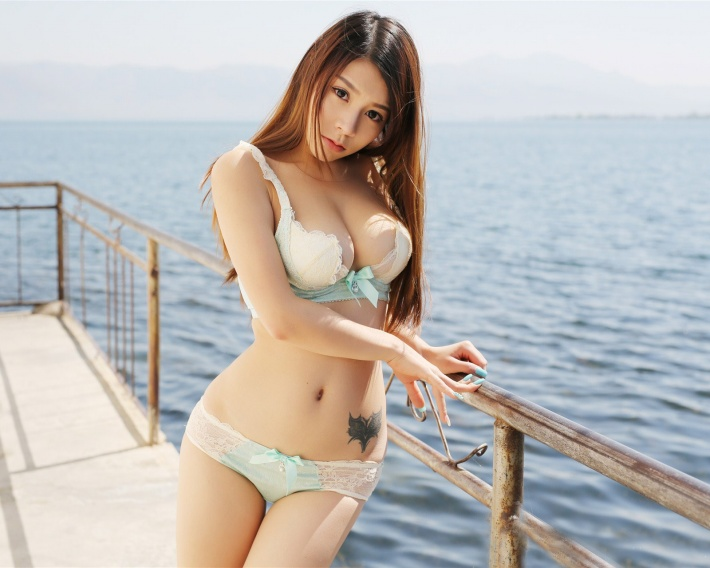
#> input picture day06/test.jpg, 710 x 568 px
$ python picture.py
#> lines starting #> are read from the running program, lines starting #| are printed output that depends on the picture
# -*- coding: utf-8 -*-
# 生成缩略图
from PIL import Image

im = Image.open('test.jpg')
#> im is the input picture: PIL image 710x568 RGB; mean R, G, B 190.7, 186.9, 183.8
im.thumbnail((200, 100))
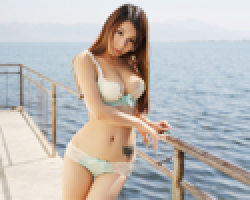
#> im: PIL image 125x100 RGB (shown 2 times larger); mean R, G, B 190.8, 187.1, 184
im.save('thumb.jpg', 'JPEG')
